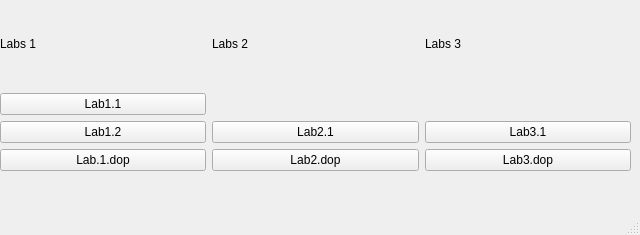
<?xml version="1.0" encoding="UTF-8"?>
<ui version="4.0">
 <class>MainWindow</class>
 <widget class="QMainWindow" name="MainWindow">
  <property name="geometry">
   <rect>
    <x>0</x>
    <y>0</y>
    <width>640</width>
    <height>235</height>
   </rect>
  </property>
  <property name="windowTitle">
   <string>MainWindow</string>
  </property>
  <widget class="QWidget" name="centralwidget">
   <widget class="QWidget" name="gridLayoutWidget">
    <property name="geometry">
     <rect>
      <x>0</x>
      <y>0</y>
      <width>631</width>
      <height>171</height>
     </rect>
    </property>
    <layout class="QGridLayout" name="gridLayout">
     <item row="2" column="3">
      <widget class="QPushButton" name="lab3_1_button">
       <property name="text">
        <string>Lab3.1</string>
       </property>
      </widget>
     </item>
     <item row="2" column="2">
      <widget class="QPushButton" name="lab2_1_button">
       <property name="text">
        <string>Lab2.1</string>
       </property>
      </widget>
     </item>
     <item row="1" column="1">
      <widget class="QPushButton" name="lab1_1_button">
       <property name="text">
        <string>Lab1.1</string>
       </property>
      </widget>
     </item>
     <item row="2" column="1">
      <widget class="QPushButton" name="lab1_2_button">
       <property name="text">
        <string>Lab1.2</string>
       </property>
      </widget>
     </item>
     <item row="3" column="3">
      <widget class="QPushButton" name="lab3_dop_button">
       <property name="text">
        <string>Lab3.dop</string>
       </property>
      </widget>
     </item>
     <item row="3" column="2">
      <widget class="QPushButton" name="lab2_dop_button">
       <property name="text">
        <string>Lab2.dop</string>
       </property>
      </widget>
     </item>
     <item row="3" column="1">
      <widget class="QPushButton" name="lab1_dop_button">
       <property name="text">
        <string>Lab.1.dop</string>
       </property>
      </widget>
     </item>
     <item row="0" column="1">
      <widget class="QLabel" name="labs1_label">
       <property name="text">
        <string>Labs 1</string>
       </property>
      </widget>
     </item>
     <item row="0" column="2">
      <widget class="QLabel" name="labs2_label">
       <property name="text">
        <string>Labs 2</string>
       </property>
      </widget>
     </item>
     <item row="0" column="3">
      <widget class="QLabel" name="labs3_label">
       <property name="text">
        <string>Labs 3</string>
       </property>
      </widget>
     </item>
    </layout>
   </widget>
  </widget>
  <widget class="QMenuBar" name="menubar">
   <property name="geometry">
    <rect>
     <x>0</x>
     <y>0</y>
     <width>640</width>
     <height>30</height>
    </rect>
   </property>
  </widget>
  <widget class="QStatusBar" name="statusbar"/>
 </widget>
 <resources/>
 <connections/>
</ui>
